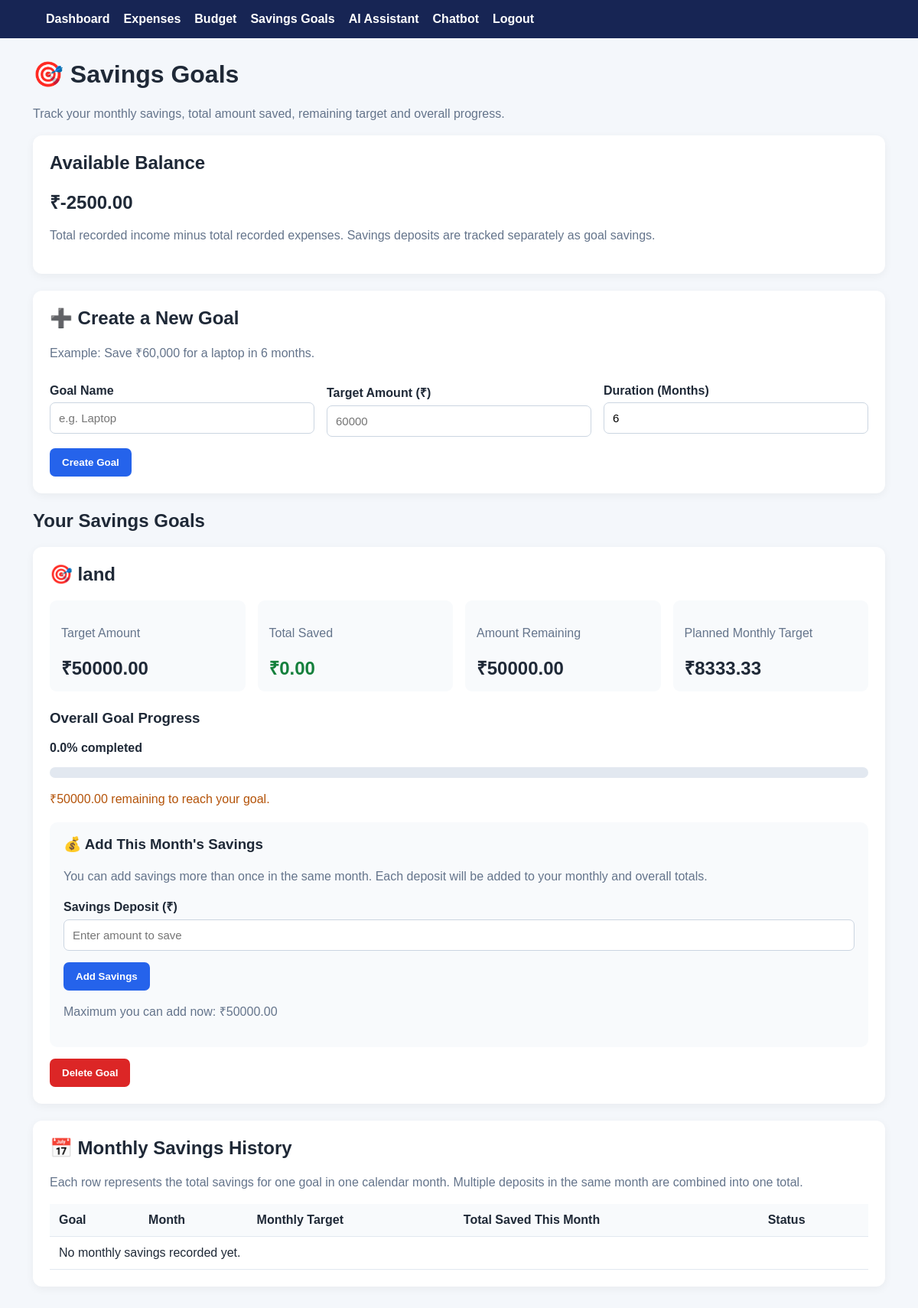
The app's page /goals (signed in) with its own data.
### tables this page shows
CREATE TABLE lakshita_goals (
            id INTEGER PRIMARY KEY AUTOINCREMENT,
            user_id INTEGER NOT NULL,
            name TEXT NOT NULL,
            target REAL NOT NULL,
            saved REAL NOT NULL DEFAULT 0
        , target_months INTEGER NOT NULL DEFAULT 1, start_month TEXT, saved_amount REAL NOT NULL DEFAULT 0, goal_name TEXT NOT NULL DEFAULT 'My Goal', target_amount REAL NOT NULL DEFAULT 0, created_at TEXT, target_date TEXT, monthly_income REAL DEFAULT 0);

### app.py (the view, shortened to what this page needs)
@app.route("/goals", methods=["GET", "POST"])
@login_required
def goals():
    user_id = current_user_id()
    conn = get_db()
    try:
        rows = conn.execute("""
            SELECT *
            FROM lakshita_goals
            WHERE user_id = ?
            ORDER BY id DESC
        """, (user_id,)).fetchall()
        history_rows = conn.execute("""
            SELECT
                s.goal_id,
                g.name AS goal_name,
                s.month_key,
                SUM(s.amount) AS saved
            FROM lakshita_goal_monthly_savings s
            JOIN lakshita_goals g ON g.id = s.goal_id
            WHERE s.user_id = ?
            GROUP BY s.goal_id, s.month_key
            ORDER BY s.month_key DESC, g.name
        """, (user_id,)).fetchall()
    finally:
        conn.close()
    goals_data = []
    for row in rows:
        target = float(row["target"])
        saved = float(row["saved"])
        months = max(int(row["target_months"] or 6), 1)
        progress = min(saved / target * 100, 100) if target > 0 else 0
        goals_data.append({
            "id": row["id"],
            "goal_name": row["name"],
            "target_amount": target,
            "saved_amount": saved,
            "remaining_amount": max(target - saved, 0),
            "base_monthly_target": target / months,
            "display_progress": progress
        })
        monthly_history = []
    start, end, _ = get_month_range(0)
    income, expenses_total = get_totals(user_id, start, end)
    return render_template(
        "goals.html",
        username=session.get("username"),
        goals=goals_data,
        monthly_history=monthly_history,
        available_balance=income - expenses_total
    )

### app.py (called while the page is built)
def get_db():
    conn = sqlite3.connect(
        DATABASE,
        timeout=30
    )
    conn.row_factory = sqlite3.Row
    conn.execute("PRAGMA busy_timeout = 30000")
    return conn

def login_required(view):
    @wraps(view)
    def wrapped(*args, **kwargs):
        if "user_id" not in session:
            flash("Please login first.", "error")
            return redirect(url_for("login"))
        return view(*args, **kwargs)
    return wrapped

def current_user_id():
    return session.get("user_id")

def get_month_range(month_offset=0):
    today = date.today()
    month_index = today.month - 1 + month_offset
    year = today.year + month_index // 12
    month = month_index % 12 + 1
    start = date(year, month, 1)
    end_day = calendar.monthrange(year, month)[1]
    end = date(year, month, end_day)
    return (
        start.isoformat(),
        end.isoformat(),
        f"{year}-{month:02d}"
    )

def get_totals(user_id, start_date=None, end_date=None):
    conn = get_db()
    try:
        query = """
            SELECT
                COALESCE(SUM(
                    CASE WHEN LOWER(kind) = 'income'
                    THEN amount ELSE 0 END
                ), 0) AS income,

                COALESCE(SUM(
                    CASE WHEN LOWER(kind) = 'expense'
                    THEN amount ELSE 0 END
                ), 0) AS expenses

            FROM lakshita_transactions
            WHERE user_id = ?
        """
        params = [user_id]
        if start_date and end_date:
            query += """
                AND transaction_date BETWEEN ? AND ?
            """
            params.extend([start_date, end_date])
        row = conn.execute(query, params).fetchone()
        return float(row["income"]), float(row["expenses"])
    finally:
        conn.close()

### templates/goals.html (shortened to what this page needs)
<!DOCTYPE html>
<html lang="en">
<head>
</head>
<body>
    <nav>
        <a href="{{ url_for('dashboard') }}">Dashboard</a>
        <a href="{{ url_for('expenses') }}">Expenses</a>
        <a href="{{ url_for('budget') }}">Budget</a>
        <a href="{{ url_for('goals') }}">Savings Goals</a>
        <a href="{{ url_for('ai_assistant') }}">AI Assistant</a>
        <a href="{{ url_for('chat') }}">Chatbot</a>
        <a href="{{ url_for('logout') }}">Logout</a>
    </nav>
    <main class="container">
        <h1>🎯 Savings Goals</h1>
        <p class="muted">
            Track your monthly savings, total amount saved,
            remaining target and overall progress.
        </p>
        <div class="card">
            <h2>Available Balance</h2>
            <div class="amount">
                ₹{{ "%.2f"|format(
                available_balance|default(0, true)|float
                ) }}
            </div>
            <p class="muted">
                Total recorded income minus total recorded expenses.
                Savings deposits are tracked separately as goal savings.
            </p>
        </div>
        <div class="card">
            <h2>➕ Create a New Goal</h2>
            <p class="muted">
                Example: Save ₹60,000 for a laptop in 6 months.
            </p>
            <form method="POST" action="{{ url_for('goals') }}">
                <div class="grid">
                    <div>
                        <label for="goal_name">Goal Name</label>
                        <input id="goal_name" name="goal_name" placeholder="e.g. Laptop" maxlength="100" required>
                    </div>
                    <div>
                        <label for="target_amount">Target Amount (₹)</label>
                        <input id="target_amount" name="target_amount" type="number" min="0.01" step="0.01"
                            placeholder="60000" required>
                    </div>
                    <div>
                        <label for="target_months">Duration (Months)</label>
                        <input id="target_months" name="target_months" type="number" min="1" max="120" value="6"
                            required>
                    </div>
                </div>
                <button type="submit">Create Goal</button>
            </form>
        </div>
        <h2>Your Savings Goals</h2>
        {% set goal_list = goals|default([], true) %}
        {% if goal_list %}
        {% for goal in goal_list %}
        {% set target = goal.get('target_amount', 0)|float %}
        {% set saved = goal.get('saved_amount', 0)|float %}
        {% set remaining = goal.get(
        'remaining_amount',
        [target - saved, 0]|max
        )|float %}
        {% set monthly_target = goal.get(
        'base_monthly_target',
        goal.get('monthly_required', 0)
        )|float %}
        {% set progress = goal.get(
        'display_progress',
        goal.get('progress', 0)
        )|float %}
        {% set progress = [[progress, 0]|max, 100]|min %}
        {% set goal_id = goal.get('id', 0) %}
        <section class="card">
            <h2>
                🎯 {{ goal.get(
                'goal_name',
                goal.get('name', 'Savings Goal')
                ) }}
            </h2>
            <div class="grid">
                <div class="stat">
                    <p class="muted">Target Amount</p>
                    <div class="amount">
                        ₹{{ "%.2f"|format(target) }}
                    </div>
                </div>
                <div class="stat">
                    <p class="muted">Total Saved</p>
                    <div class="amount success">
                        ₹{{ "%.2f"|format(saved) }}
                    </div>
                </div>
                <div class="stat">
                    <p class="muted">Amount Remaining</p>
                    <div class="amount">
                        ₹{{ "%.2f"|format(remaining) }}
                    </div>
                </div>
                <div class="stat">
                    <p class="muted">Planned Monthly Target</p>
                    <div class="amount">
                        ₹{{ "%.2f"|format(monthly_target) }}
                    </div>
                </div>
            </div>
            <h3 style="margin-top: 24px;">
                Overall Goal Progress
            </h3>
            <p>
                <strong>
                    {{ "%.1f"|format(progress) }}% completed
                </strong>
            </p>
            <div class="progress-track" role="progressbar" aria-label="Overall savings goal progress" aria-valuemin="0"
                aria-valuemax="100" aria-valuenow="{{ progress }}">
            </div>
            {% if remaining <= 0 %} <p class="success">
                <strong>🎉 Goal completed! You reached your target.</strong>
                </p>
                {% else %}
                <p class="pending">
                    ₹{{ "%.2f"|format(remaining) }}
                    remaining to reach your goal.
                </p>
                {% endif %}
                <div class="saving-form">
                    <h3>💰 Add This Month's Savings</h3>
                    <p class="muted">
                        You can add savings more than once in the same
                        month. Each deposit will be added to your monthly
                        and overall totals.
                    </p>
                    <form method="POST" action="{{ url_for('goals') }}">
                        <label for="amount_{{ goal_id }}">
                            Savings Deposit (₹)
                        </label>
                        <input id="amount_{{ goal_id }}" type="number" name="amount" min="0.01" max="{{ remaining }}"
                            step="0.01" placeholder="Enter amount to save" required >
                        <button type="submit" {% if remaining <=0 %}disabled{% endif %}>
                            Add Savings
                        </button>
                    </form>
                    <p class="muted">
                        Maximum you can add now:
                        ₹{{ "%.2f"|format(remaining) }}
                    </p>
                </div>
                <form method="POST" action="{{ url_for('goals') }}" onsubmit="return confirm(
                            'Delete this goal and its monthly savings history?'
                        );">
                    <button class="delete-button" type="submit">
                        Delete Goal
                    </button>
                </form>
        </section>
        {% endfor %}
        {% endif %}
        <div class="card">
            <h2>📅 Monthly Savings History</h2>
            <p class="muted">
                Each row represents the total savings for one goal
                in one calendar month. Multiple deposits in the same
                month are combined into one total.
            </p>
            <div class="table-wrap">
                <table>
                    <thead>
                        <tr>
                            <th>Goal</th>
                            <th>Month</th>
                            <th>Monthly Target</th>
                            <th>Total Saved This Month</th>
                            <th>Status</th>
                        </tr>
                    </thead>
                    <tbody>
                        {% for item in monthly_history|default([], true) %}
                        <tr>
                            <td>
                                {{ item.get('goal_name', 'Savings Goal') }}
                            </td>
                            <td>
                                {{ item.get(
                                'month',
                                item.get('month_key', '-')
                                ) }}
                            </td>
                            <td>
                                ₹{{ "%.2f"|format(
                                item.get('monthly_target', 0)|float
                                ) }}
                            </td>
                            <td>
                                <strong>
                                    ₹{{ "%.2f"|format(
                                    item.get('saved', 0)|float
                                    ) }}
                                </strong>
                            </td>
                            <td>
                                {% if item.get('completed', false) %}
                                <span class="badge badge-complete">
                                    ✓ Monthly Target Reached
                                </span>
                                {% else %}
                                <span class="badge badge-pending">
                                    In Progress
                                </span>
                                {% endif %}
                            </td>
                        </tr>
                        {% else %}
                        <tr>
                            <td colspan="5">
                                No monthly savings recorded yet.
                            </td>
                        </tr>
                        {% endfor %}
                    </tbody>
                </table>
            </div>
        </div>
    </main>
</body>
</html>

### templates/goals.html (style rules this page uses)
* { box-sizing: border-box; }
body { margin: 0; font-family: Arial, sans-serif; background: #f4f7fb; color: #1f2937; }
nav { background: #172554; padding: 16px 5%; display: flex; flex-wrap: wrap; gap: 18px; }
nav a { color: white; text-decoration: none; font-weight: bold; }
.container { max-width: 1150px; margin: 28px auto; padding: 0 18px; }
.card { background: white; border-radius: 12px; padding: 22px; margin-bottom: 22px; box-shadow: 0 3px 12px #0000000d; }
h1, h2, h3 { margin-top: 0; }
.grid { display: grid; grid-template-columns: repeat(auto-fit, minmax(200px, 1fr)); gap: 16px; }
label { display: block; font-weight: bold; margin: 12px 0 6px; }
input, select { width: 100%; padding: 11px; border: 1px solid #cbd5e1; border-radius: 7px; font-size: 15px; }
button { margin-top: 15px; border: 0; border-radius: 7px; padding: 11px 16px; background: #2563eb; color: white; font-weight: bold; cursor: pointer; }
.delete-button { background: #dc2626; }
.muted { color: #64748b; line-height: 1.5; }
.amount { font-size: 24px; font-weight: bold; overflow-wrap: anywhere; }
.success { color: #15803d; }
.pending { color: #b45309; }
.progress-track { width: 100%; height: 14px; border-radius: 20px; background: #e2e8f0; overflow: hidden; margin: 10px 0; }
.saving-form { background: #f8fafc; padding: 18px; border-radius: 10px; margin-top: 20px; }
.stat { background: #f8fafc; padding: 15px; border-radius: 9px; }
.table-wrap { overflow-x: auto; }
table { width: 100%; border-collapse: collapse; min-width: 600px; }
th, td { padding: 12px; text-align: left; border-bottom: 1px solid #e2e8f0; }
th { background: #f8fafc; }

### records on screen
lakshita_goals: name "land", target "50000.00", saved "0.00", remaining "50000.00", monthly_target "8333.33", progress "0.0"
